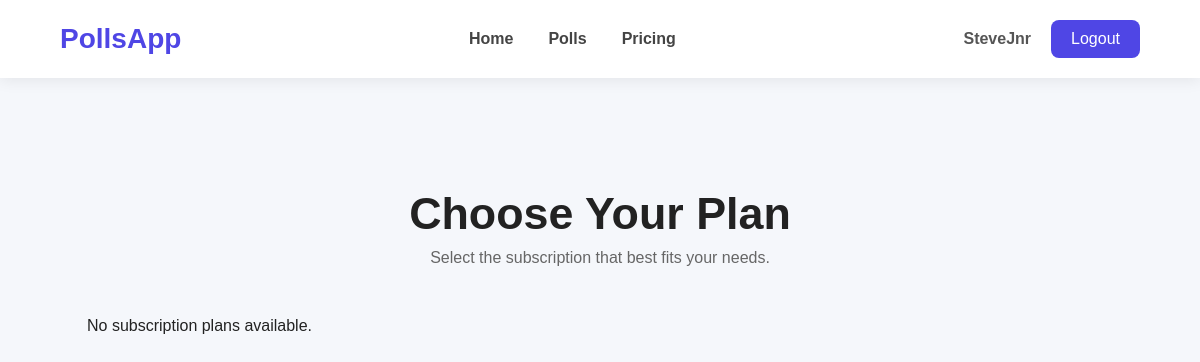
/payments/plans/ (signed in), run on an earlier commit of the app's database.
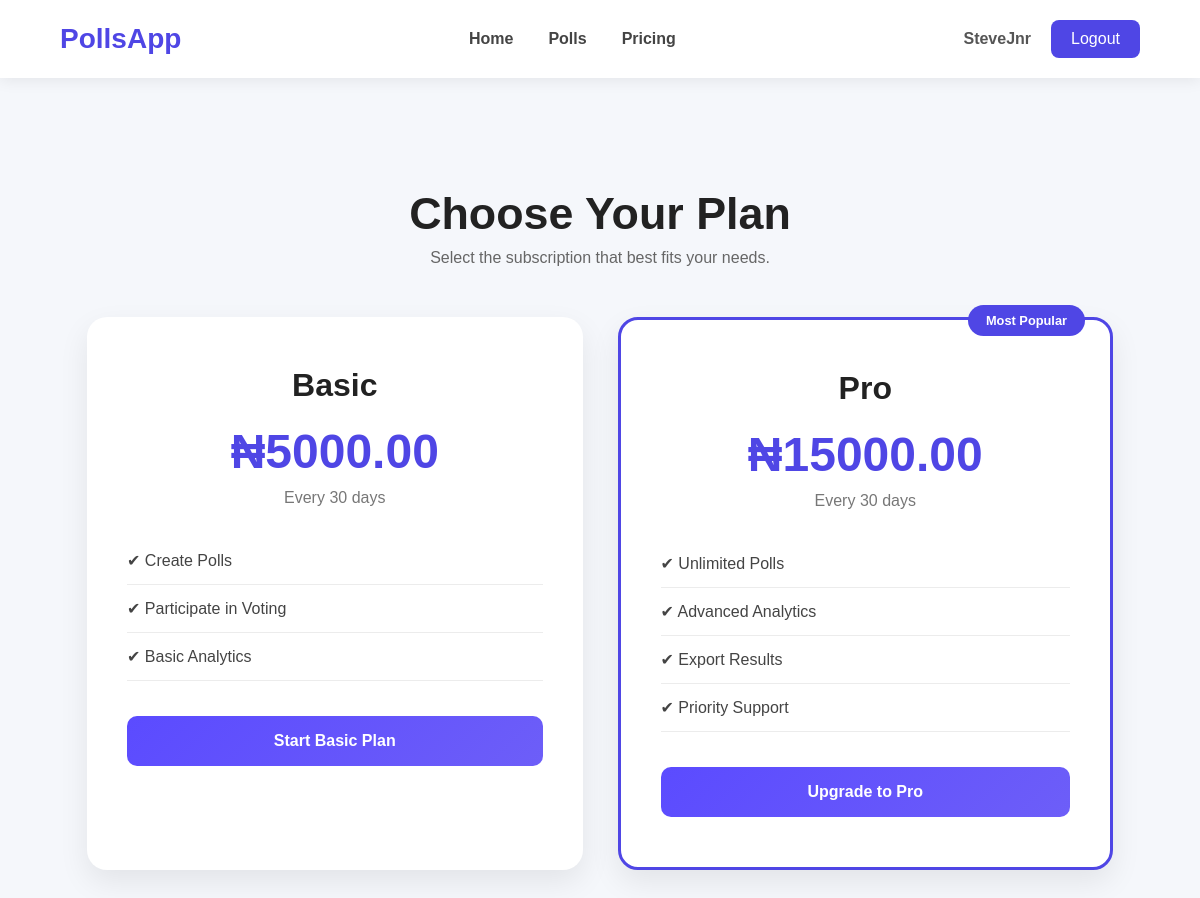
And on a later commit of the database.
### payments/models.py (models this page shows, shortened)
class Plan(models.Model):
    name = models.CharField(max_length=50, unique=True)
    price = models.DecimalField(max_digits=10, decimal_places=2)
    duration_days = models.PositiveIntegerField(default=30)

### payments/views.py (the view)
# urls.py: path("plans/", views.plans_view, name="plans"),
@login_required
def plans_view(request):
    plans = Plan.objects.all()
    return render(
        request,
        "payments/plan_list.html",
        {
            "plans": plans
        }
    )

### payments/templates/payments/plan_list.html (shortened to what this page needs)
{% extends "base.html" %}
{% load static %}
{% block content %}
<link rel="stylesheet" href="{% static 'css/payment.css' %}">
<section class="pricing-section">
    <div class="pricing-header">
        <h1>Choose Your Plan</h1>
        <p>Select the subscription that best fits your needs.</p>
    </div>
    <div class="pricing-container">
        {% for plan in plans %}
        <div class="plan-card {% if plan.name|lower == 'pro' %}featured{% endif %}">
            {% if plan.name|lower == "pro" %}
            <span class="badge">Most Popular</span>
            {% endif %}
            <h2>{{ plan.name }}</h2>
            <div class="price">
                ₦{{ plan.price }}
            </div>
            <p class="duration">
                Every {{ plan.duration_days }} days
            </p>
            <ul>
                {% if plan.name|lower == "basic" %}
                <li>✔ Create Polls</li>
                <li>✔ Participate in Voting</li>
                <li>✔ Basic Analytics</li>
                {% elif plan.name|lower == "pro" %}
                <li>✔ Unlimited Polls</li>
                <li>✔ Advanced Analytics</li>
                <li>✔ Export Results</li>
                <li>✔ Priority Support</li>
                {% else %}
                <li>✔ Premium Features</li>
                {% endif %}
            </ul>
            <a href="{% url 'initialize_payment' plan.id %}" class="subscribe-btn">
                {% if plan.name|lower == "basic" %}
                    Start Basic Plan
                {% else %}
                    Upgrade to Pro
                {% endif %}
            </a>
        </div>
        {% empty %}
        <p>No subscription plans available.</p>
        {% endfor %}
    </div>
</section>
{% endblock %}

### templates/base.html (shortened to what this page needs)
{% load static %}
<!DOCTYPE html>
<html lang="en">
<head>
    <link rel="stylesheet" href="{% static 'css/style.css' %}">
    <link rel="stylesheet" href="{% static 'css/payment.css' %}">
</head>
<body>
<header class="navbar">
    <div class="logo">
        <a href="/">PollsApp</a>
    </div>
    <nav>
        <ul class="nav-links">
            <li>
                <a href="/">Home</a>
            </li>
            <li>
                <a href="/polls/">Polls</a>
            </li>
            <li>
                <a href="/payments/plans/">Pricing</a>
            </li>
        </ul>
    </nav>
    <div class="user-section">
        {% if user.is_authenticated %}
            <span class="username">
                {{ user.username }}
            </span>
            <a href="/accounts/logout/" class="logout-btn">
                Logout
            </a>
        {% else %}
            <a href="/accounts/login/" class="login-btn">
                Login
            </a>
        {% endif %}
    </div>
</header>
<main>
    {% block content %}
    {% endblock %}
</main>
</body>
</html>

### static/css/style.css (style rules this page uses)
* { margin:0; padding:0; box-sizing:border-box; }
body { font-family:Arial, Helvetica, sans-serif; background:#f5f7fb; color:#222; }
.navbar { display:flex; justify-content:space-between; align-items:center; padding:20px 60px; background:white; box-shadow:0 2px 15px rgba(0,0,0,.08); position:sticky; top:0; z-index:1000; }
.logo a { text-decoration:none; font-size:28px; font-weight:bold; color:#4f46e5; }
.nav-links { display:flex; list-style:none; gap:35px; }
.nav-links a { text-decoration:none; color:#444; font-weight:600; transition:.3s; }
.user-section { display:flex; align-items:center; gap:20px; }
.username { font-weight:bold; color:#555; }
.logout-btn, .login-btn { text-decoration:none; padding:10px 20px; border-radius:8px; background:#4f46e5; color:white; transition:.3s; }
main { padding:30px; }

### static/css/payment.css (style rules this page uses)
* { margin: 0; padding: 0; box-sizing: border-box; }
.pricing-section { width:90%; max-width:1200px; margin:80px auto; }
.pricing-header { text-align: center; margin-bottom: 50px; }
.pricing-header h1 { font-size: 2.8rem; color: #222; margin-bottom: 10px; }
.pricing-header p { color: #666; font-size: 1rem; }
.pricing-container { display: grid; grid-template-columns: repeat(auto-fit, minmax(320px, 1fr)); gap: 35px; }
.plan-card { position: relative; background: #ffffff; border-radius: 20px; padding: 50px 40px; box-shadow: 0 12px 30px rgba(0, 0, 0, .08); transition: .35s ease; }
.featured { border: 3px solid #4f46e5; }
.badge { position: absolute; top: -15px; right: 25px; background: #4f46e5; color: white; padding: 8px 18px; border-radius: 50px; font-size: .8rem; font-weight: bold; }
.plan-card h2 { text-align: center; margin-bottom: 20px; font-size: 2rem; color: #222; }
.price { text-align: center; font-size: 3rem; font-weight: bold; color: #4f46e5; margin-bottom: 10px; }
.duration { text-align: center; color: #777; margin-bottom: 30px; }
.plan-card ul { list-style: none; margin-bottom: 35px; }
.plan-card ul li { padding: 14px 0; border-bottom: 1px solid #ececec; color: #444; }
.subscribe-btn { display:block; text-align:center; text-decoration:none; padding:16px; border-radius:10px; color:white; font-weight:bold; background:linear-gradient(135deg,#5B4BFF,#6D5EF8); transition:.35s; }

What changed in the data, as far as the page shows it:
added Plan: name "Basic", price "5000.00", duration_days "30", shows "✔ Create Polls", shows "Start Basic Plan"
added Plan: shows "Most Popular", name "Pro", price "15000.00", duration_days "30", shows "✔ Unlimited Polls", shows "Upgrade to Pro"
Also different on the page:
text no longer shown: "No subscription plans available."
